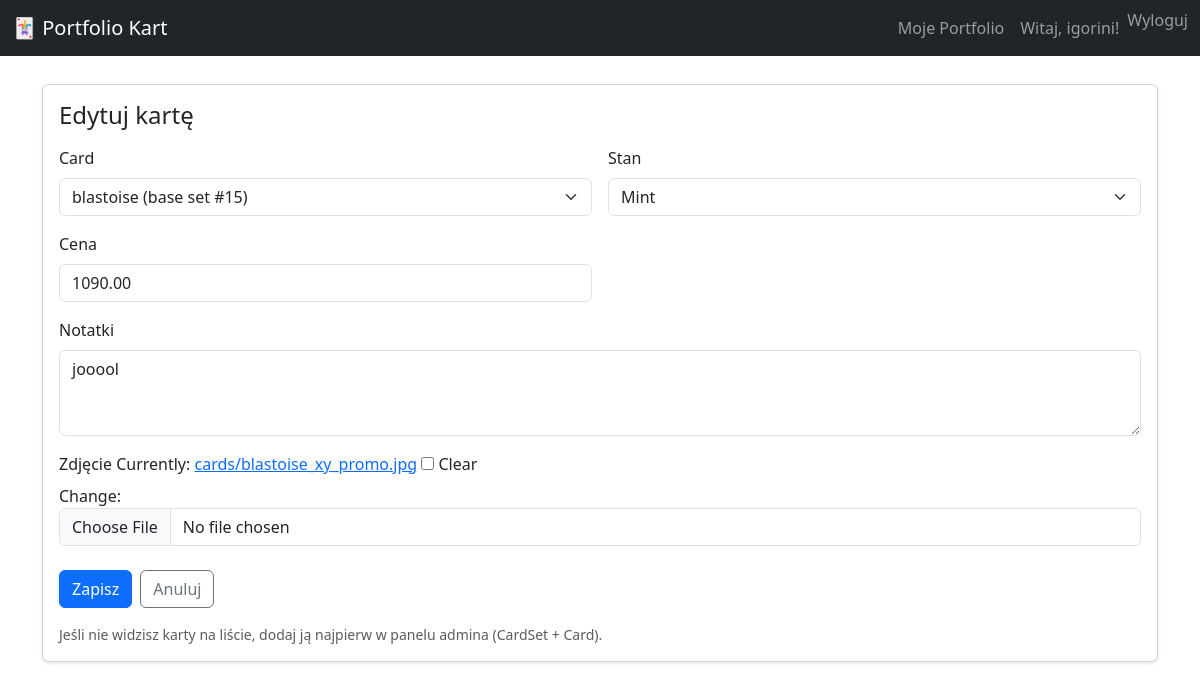
The page /portfolio/6/edit/ (signed in) on the database its author committed.
### portfolio/models.py (models this page shows, shortened)
class CardInstance(models.Model):
    CONDITION_CHOICES = [
        ('mint', 'Mint'),
        ('near_mint', 'Near Mint'),
        ('excellent', 'Excellent'),
        ('good', 'Good'),
        ('played', 'Played'),
        ('poor', 'Poor'),
    ]
    portfolio = models.ForeignKey(Portfolio, on_delete=models.CASCADE, related_name='card_instances')
    card = models.ForeignKey(Card, on_delete=models.CASCADE, related_name='instances')
    condition = models.CharField(max_length=20, choices=CONDITION_CHOICES, verbose_name="Stan")
    price = models.DecimalField(max_digits=10, decimal_places=2, null=True, blank=True, verbose_name="Cena")
    notes = models.TextField(blank=True, verbose_name="Notatki")
    image = models.ImageField(upload_to='cards/', null=True, blank=True, verbose_name="Zdjęcie")
    added_at = models.DateTimeField(auto_now_add=True, verbose_name="Data dodania")

### portfolio/views.py (the view)
# urls.py: path('portfolio/<int:pk>/edit/', views.card_edit, name='card_edit'),
@login_required
def card_edit(request, pk: int):
    portfolio, _ = Portfolio.objects.get_or_create(user=request.user)
    card_instance = get_object_or_404(CardInstance, pk=pk, portfolio=portfolio)
    if request.method == "POST":
        form = CardInstanceForm(request.POST, request.FILES, instance=card_instance)
        if form.is_valid():
            form.save()
            messages.success(request, "Karta zaktualizowana.")
            return redirect("portfolio_view")
    else:
        form = CardInstanceForm(instance=card_instance)
    return render(request, "portfolio/card_form.html", {"form": form, "mode": "edit"})

### portfolio/forms.py
class CardInstanceForm(forms.ModelForm):
    class Meta:
        model = CardInstance
        fields = ["card", "condition", "price", "notes", "image"]
        widgets = {
            "notes": forms.Textarea(attrs={"rows": 3}),
        }
    def __init__(self, *args, **kwargs):
        super().__init__(*args, **kwargs)
        for name, field in self.fields.items():
            if name in ("card", "condition"):
                field.widget.attrs.update({"class": "form-select"})
            else:
                field.widget.attrs.update({"class": "form-control"})

### portfolio/models.py (called while the page is built)
    def __str__(self):
        return f"{self.name} ({self.card_set.name} #{self.card_number})"

### portfolio/templates/portfolio/card_form.html (shortened to what this page needs)
{% extends 'portfolio/base.html' %}
{% block content %}
<div class="card shadow-sm">
  <div class="card-body">
    <h2 class="h4 mb-3">
      {% if mode == "edit" %}Edytuj kartę{% else %}Dodaj kartę do portfolio{% endif %}
    </h2>
    <form method="post" enctype="multipart/form-data">
      <div class="row g-3">
        <div class="col-md-6">
          <label class="form-label">{{ form.card.label }}</label>
          {{ form.card }}
        </div>
        <div class="col-md-6">
          <label class="form-label">{{ form.condition.label }}</label>
          {{ form.condition }}
        </div>
        <div class="col-md-6">
          <label class="form-label">{{ form.price.label }}</label>
          {{ form.price }}
        </div>
        <div class="col-12">
          <label class="form-label">{{ form.notes.label }}</label>
          {{ form.notes }}
        </div>
        <div class="col-12">
          <label class="form-label">{{ form.image.label }}</label>
          {{ form.image }}
        </div>
      </div>
      <div class="mt-4 d-flex gap-2">
        <button class="btn btn-primary" type="submit">Zapisz</button>
        <a class="btn btn-outline-secondary" href="{% url 'portfolio_view' %}">Anuluj</a>
      </div>
    </form>
    <div class="mt-3 text-muted small">
      Jeśli nie widzisz karty na liście, dodaj ją najpierw w panelu admina (CardSet + Card).
    </div>
  </div>
</div>
{% endblock %}

### portfolio/templates/portfolio/base.html (shortened to what this page needs)
<!DOCTYPE html>
<html lang="pl">
<head>
    <link href="https://cdn.jsdelivr.net/npm/bootstrap@5.3.0/dist/css/bootstrap.min.css" rel="stylesheet">
</head>
<body>
    <nav class="navbar navbar-expand-lg navbar-dark bg-dark fixed-top">
        <div class="container-fluid">
            <a class="navbar-brand" href="/">🃏 Portfolio Kart</a>
            <div class="collapse navbar-collapse" id="navbarNav">
                <ul class="navbar-nav ms-auto">
                    {% if user.is_authenticated %}
                        <li class="nav-item">
                            <a class="nav-link" href="{% url 'portfolio_view' %}">Moje Portfolio</a>
                        </li>
                        <li class="nav-item">
                            <span class="nav-link">Witaj, {{ user.username }}!</span>
                        </li>
                        <li class="nav-item">
                            <form method="post" action="{% url 'logout' %}" class="d-inline">
  <button type="submit" class="nav-link btn btn-link p-0 m-0">
    Wyloguj
  </button>
</form>
                        </li>
                    {% endif %}
                </ul>
            </div>
        </div>
    </nav>
    <div class="container mt-4">
        {% block content %}
        {% endblock %}
    </div>
</body>
</html>

### portfolio/templates/portfolio/base.html (style rules this page uses)
body { padding-top: 60px; }

### rows shown on the page
CardInstance: card "blastoise (base set #15)", condition "Mint", price "1090.00", notes "jooool"

### other values the page prints
{{ user.username }} "igorini"
